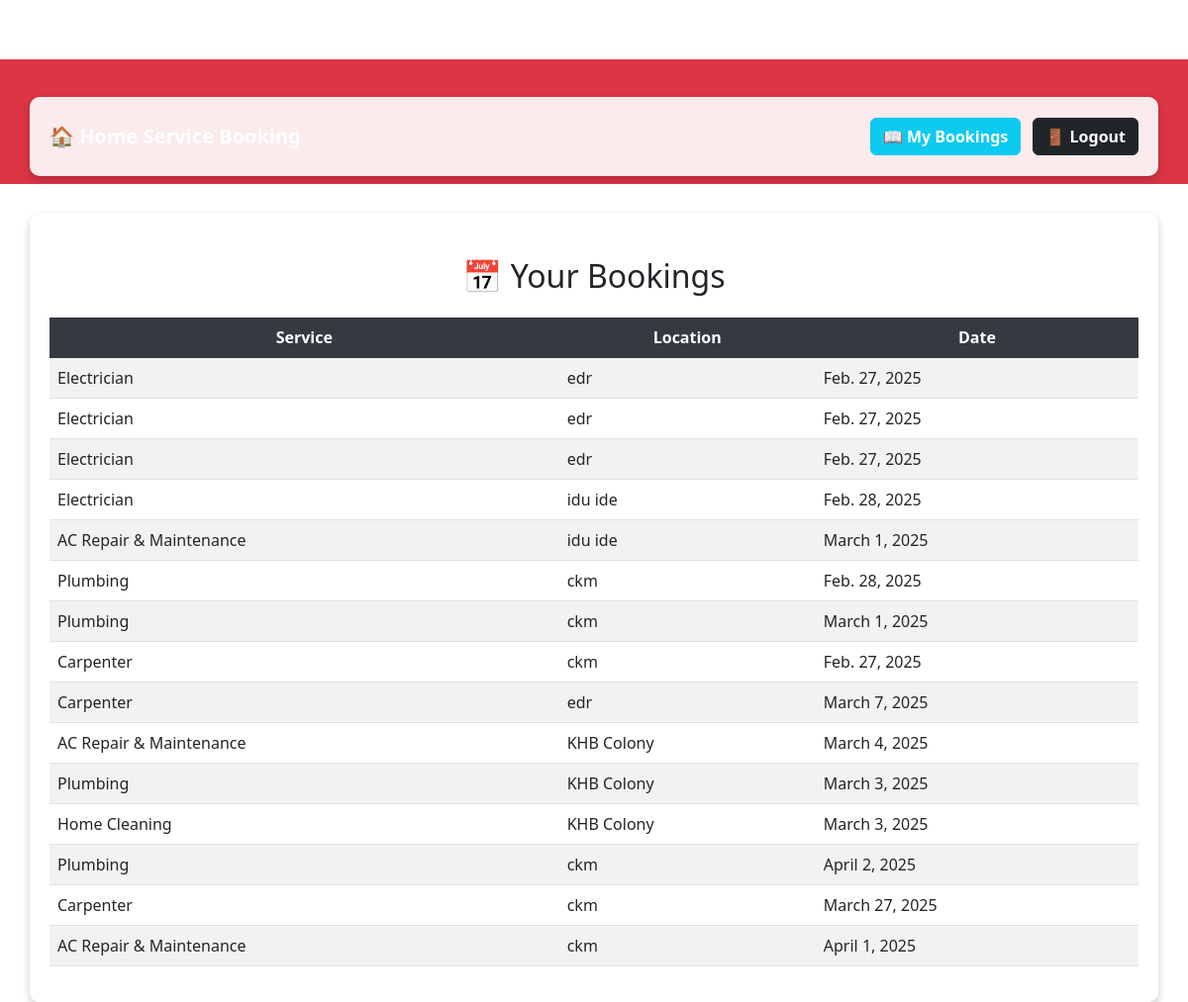
Page /my-bookings/ (signed in) on the committed database.
### home_service/models.py (models this page shows, shortened)
class Booking(models.Model):
    user = models.ForeignKey(User, on_delete=models.CASCADE)  # ✅ Must be linked to a user
    service = models.ForeignKey(Service, on_delete=models.CASCADE)
    name = models.CharField(max_length=255)
    email = models.EmailField()
    phone = models.CharField(max_length=15)
    area = models.CharField(max_length=255)
    location = models.CharField(max_length=255)
    street = models.CharField(max_length=255)
    house_no = models.CharField(max_length=10)
    booking_date = models.DateField(default=now)
    created_at = models.DateTimeField(auto_now_add=True)

class Service(models.Model):
    name = models.CharField(max_length=255)
    description = models.TextField()
    price = models.DecimalField(max_digits=10, decimal_places=2)
    image = models.ImageField(upload_to='services/')
    def __str__(self):
        return self.name

### home_service/views.py (the view)
# urls.py: path('my-bookings/', views.my_bookings, name='my_bookings'),
def my_bookings(request):
    bookings = Booking.objects.filter(user=request.user) # Fetch user's bookings
    return render(request, 'my_bookings.html', {'bookings': bookings})

### home_service/templates/my_bookings.html (shortened to what this page needs)
{% extends 'base.html' %}
{% load static %}
{% block content %}
<div class="container">
    <h2 class="text-center mt-4">📅 Your Bookings</h2>
    <div class="table-responsive">
        <table class="table table-striped table-hover">
            <thead class="table-dark">
                <tr>
                    <th>Service</th>
                    <th>Location</th>
                    <th>Date</th>
                </tr>
            </thead>
            <tbody>
                {% for booking in bookings %}
                <tr>
                    <td>{{ booking.service }}</td>
                    <td>{{ booking.location }}</td>
                    <td>{{ booking.booking_date }}</td>
                </tr>
                {% empty %}
                <tr>
                    <td colspan="3" class="text-center text-muted">No bookings found.</td>
                </tr>
                {% endfor %}
            </tbody>
        </table>
    </div>
</div>
{% endblock %}

### home_service/static/css/styles.css (style rules this page uses)
body { font-family: Arial, sans-serif; margin: 20px; padding: 20px; }
h2 { color: #333; }
body { font-family: "Poppins", sans-serif; background-color: #f8f9fa; color: #333; margin: 0; padding: 0; }
body { margin: 0; padding-top: 60px; }
body { font-family: 'Poppins', sans-serif; background-color: #f8f9fa; }
h1, h2, h3 { font-weight: 700; color: #222; }
body { background: linear-gradient(to right, #ff9966, #ff5e62); color: white; font-family: 'Poppins', sans-serif; }

### rows in the picture
Booking: service "Electrician", location "edr", booking_date "Feb. 27, 2025"
Booking: service "Electrician", location "edr", booking_date "Feb. 27, 2025"
Booking: service "Electrician", location "edr", booking_date "Feb. 27, 2025"
Booking: service "Electrician", location "idu ide", booking_date "Feb. 28, 2025"
Booking: service "AC Repair & Maintenance", location "idu ide", booking_date "March 1, 2025"
Booking: service "Plumbing", location "ckm", booking_date "Feb. 28, 2025"
Booking: service "Plumbing", location "ckm", booking_date "March 1, 2025"
Booking: service "Carpenter", location "ckm", booking_date "Feb. 27, 2025"
Booking: service "Carpenter", location "edr", booking_date "March 7, 2025"
Booking: service "AC Repair & Maintenance", location "KHB Colony", booking_date "March 4, 2025"
Booking: service "Plumbing", location "KHB Colony", booking_date "March 3, 2025"
Booking: service "Home Cleaning", location "KHB Colony", booking_date "March 3, 2025"
Booking: service "Plumbing", location "ckm", booking_date "April 2, 2025"
Booking: service "Carpenter", location "ckm", booking_date "March 27, 2025"
Booking: service "AC Repair & Maintenance", location "ckm", booking_date "April 1, 2025"
